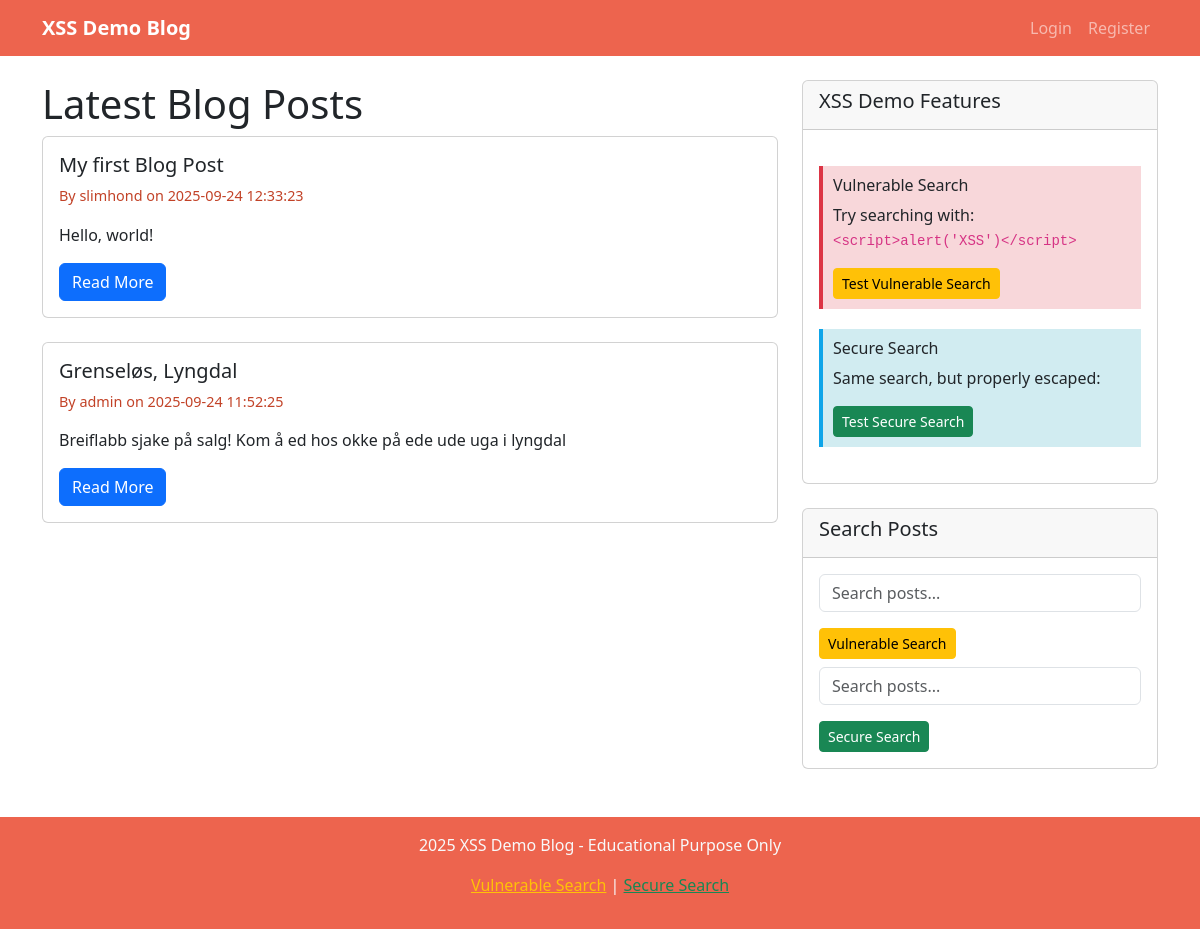
Before: / with the older database file.
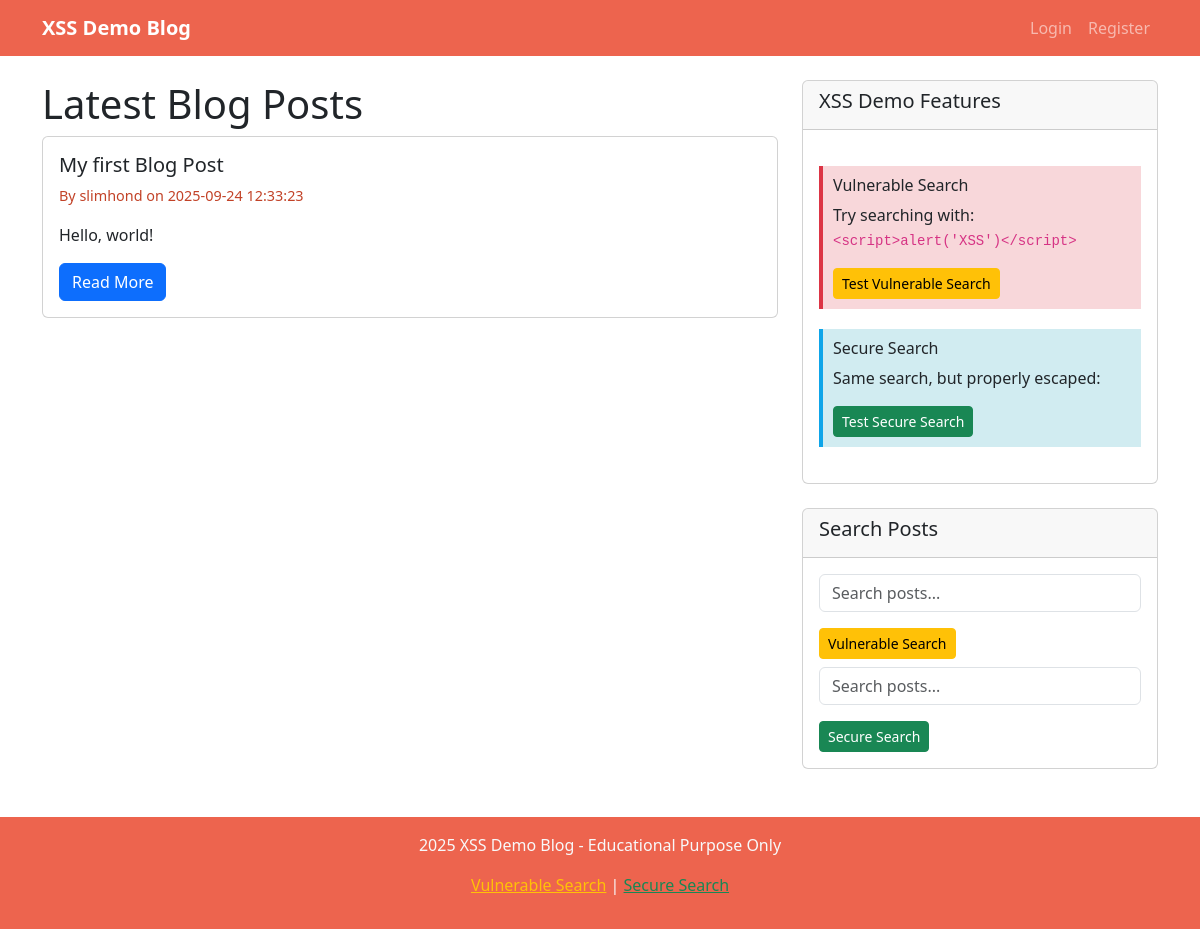
After: the same page with the newer database file.
### tables this page shows
CREATE TABLE posts
                 (id INTEGER PRIMARY KEY AUTOINCREMENT,
                  title TEXT NOT NULL,
                  content TEXT NOT NULL,
                  author_id INTEGER,
                  created_at TIMESTAMP DEFAULT CURRENT_TIMESTAMP,
                  FOREIGN KEY (author_id) REFERENCES users (id));

CREATE TABLE users
                 (id INTEGER PRIMARY KEY AUTOINCREMENT,
                  username TEXT UNIQUE NOT NULL,
                  password_hash TEXT NOT NULL,
                  email TEXT NOT NULL,
                  created_at TIMESTAMP DEFAULT CURRENT_TIMESTAMP);

### app.py (the view)
@app.route('/')
def index():
    conn = get_db_connection()
    posts = conn.execute('''
        SELECT p.*, u.username
        FROM posts p
        JOIN users u ON p.author_id = u.id
        ORDER BY p.created_at DESC
    ''').fetchall()
    conn.close()
    return render_template('index.html', posts=posts)

### app.py (called while the page is built)
def get_db_connection():
    conn = sqlite3.connect('blog.db')
    conn.row_factory = sqlite3.Row
    return conn

### templates/index.html (shortened to what this page needs)
{% extends "base.html" %}
{% block content %}
<div class="row">
    <div class="col-md-8">
        <h1>Latest Blog Posts</h1>
        {% if posts %}
            {% for post in posts %}
                <div class="card mb-4">
                    <div class="card-body">
                        <h5 class="card-title">{{ post.title }}</h5>
                        <p class="post-meta">By {{ post.username }} on {{ post.created_at }}</p>
                        <p class="card-text">{{ post.content[:200] }}{% if post.content|length > 200 %}...{% endif %}</p>
                        <div class="d-flex justify-content-between align-items-center">
                            <a href="{{ url_for('view_post', post_id=post.id) }}" class="btn btn-primary">Read More</a>
                        </div>
                    </div>
                </div>
            {% endfor %}
        {% else %}
            <div class="alert alert-info">
                <h4>Welcome to XSS Demo Blog!</h4>
                <p>No posts available yet. <a href="{{ url_for('register') }}">Register</a> and <a href="{{ url_for('create_post') }}">create your first post</a>!</p>
            </div>
        {% endif %}
    </div>
    <div class="col-md-4">
        <div class="card">
            <div class="card-header">
                <h5>XSS Demo Features</h5>
            </div>
            <div class="card-body">
                <div class="vulnerability-info">
                    <h6> Vulnerable Search</h6>
                    <p>Try searching with: <code>&lt;script&gt;alert('XSS')&lt;/script&gt;</code></p>
                    <a href="/vulnerable_search?q=<script>alert('XSS')</script>" class="btn btn-warning btn-sm">Test Vulnerable Search</a>
                </div>
                <div class="security-info">
                    <h6> Secure Search</h6>
                    <p>Same search, but properly escaped:</p>
                    <a href="/secure_search?q=<script>alert('XSS')</script>" class="btn btn-success btn-sm">Test Secure Search</a>
                </div>
            </div>
        </div>
        <div class="card mt-4">
            <div class="card-header">
                <h5>Search Posts</h5>
            </div>
            <div class="card-body">
                <form action="/vulnerable_search" method="GET">
                    <div class="mb-3">
                        <input type="text" name="q" class="form-control" placeholder="Search posts..." value="{{ request.args.get('q', '') }}">
                    </div>
                    <button type="submit" class="btn btn-warning btn-sm">Vulnerable Search</button>
                </form>
                <form action="/secure_search" method="GET" class="mt-2">
                    <div class="mb-3">
                        <input type="text" name="q" class="form-control" placeholder="Search posts..." value="{{ request.args.get('q', '') }}">
                    </div>
                    <button type="submit" class="btn btn-success btn-sm">Secure Search</button>
                </form>
            </div>
        </div>
    </div>
</div>
{% endblock %}

Changed rows visible on the page:
removed posts: title "Grenseløs, Lyngdal", username "admin", created_at "2025-09-24 11:52:25", content "Breiflabb sjake på salg! Kom å ed hos okke på ede ude uga i lyngdal"
